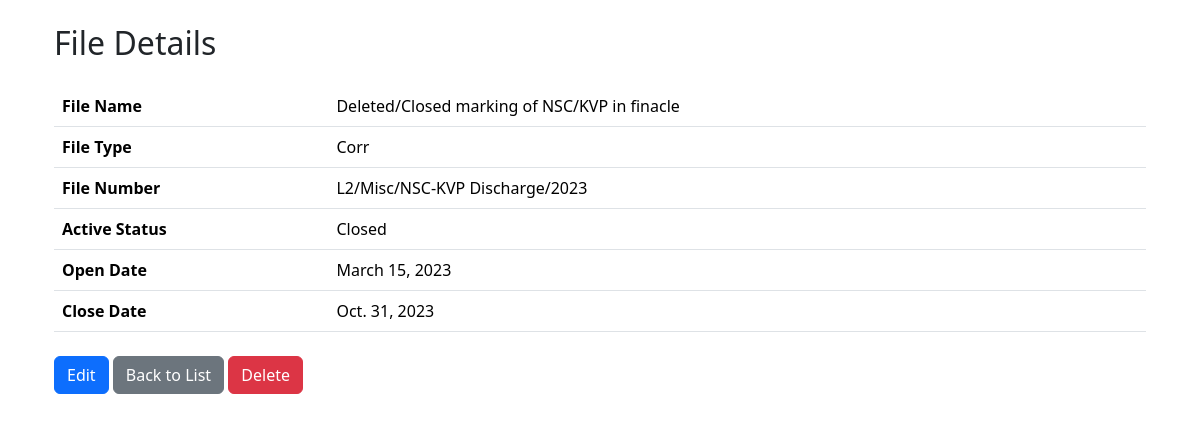
The app's page /fs/view/1/ with its own data.
### fs/models.py (models this page shows, shortened)
class FileInfo(models.Model):
    FILE_TYPE_CHOICES = [
        ('Corr', 'Correspondence'),
        ('Saction', 'Sanction'),
        ('L-Case', 'Legal Case'),
        ('CashConveyance', 'Cash Conveyance'),
        ('Duplicate', 'Duplicate'),
        ('DeceasedClaim', 'Deceased Claim'),
        ('CourtCase', 'Court Case'),
        ('Statement', 'Statement'),
    ]
    FILE_STATUS_ACTIVE = 'Active'
    FILE_STATUS_CLOSED = 'Closed'
    FILE_STATUS_CHOICES = [
        (FILE_STATUS_ACTIVE, 'Active'),
        (FILE_STATUS_CLOSED, 'Closed'),
    ]
    FileSl = models.IntegerField(default=0)
    FileType = models.CharField(max_length=15, choices=FILE_TYPE_CHOICES)
    FileName = models.CharField(max_length=255)
    FileNo = models.CharField(max_length=50, null=True, blank=True)
    ActiveStatus = models.CharField(max_length=10, choices=FILE_STATUS_CHOICES, default=FILE_STATUS_ACTIVE)
    OpenDate = models.DateField()
    CloseDate = models.DateField(null=True, blank=True)
    RelatedOffice = models.CharField(max_length=100)
    FileLocation = models.CharField(max_length=10)
    WordFile = models.FileField(upload_to='word_files/', null=True, blank=True)

### fs/views.py (the view)
# urls.py: path('view/<int:file_id>/', ViewFileView.as_view(), name='view_file'),
class ViewFileView(View):
    template_name = 'fs/view_file.html'
    def get(self, request, file_id):
        file = get_object_or_404(FileInfo, id=file_id)
        return render(request, self.template_name, {'file': file})

### templates/fs/view_file.html (shortened to what this page needs)
{% extends 'fs/base.html' %}
{% block content %}
    <div class="container mt-4">
        <h2 class="mb-4">File Details</h2>
        <table class="table">
            <tr>
                <th>File Name</th>
                <td>{{ file.FileName }}</td>
            </tr>
            <tr>
                <th>File Type</th>
                <td>{{ file.FileType }}</td>
            </tr>
            <tr>
                <th>File Number</th>
                <td>{{ file.FileNo }}</td>
            </tr>
            <tr>
                <th>Active Status</th>
                <td>{{ file.ActiveStatus }}</td>
            </tr>
            <tr>
                <th>Open Date</th>
                <td>{{ file.OpenDate }}</td>
            </tr>
            <tr>
                <th>Close Date</th>
                <td>{{ file.CloseDate }}</td>
            </tr>
        </table>
        <div class="mt-4">
            <a href="{% url 'fs:edit_file' file_id=file.id %}" class="btn btn-primary">Edit</a>
            <a href="{% url 'fs:view_file_list' %}" class="btn btn-secondary">Back to List</a>
            <a href="{% url 'fs:delete_file' file_id=file.id %}" class="btn btn-danger">Delete</a>
        </div>
    </div>
{% endblock %}

### records on screen
FileInfo: FileName "Deleted/Closed marking of NSC/KVP in finacle", FileType "Corr", FileNo "L2/Misc/NSC-KVP Discharge/2023", ActiveStatus "Closed", OpenDate "March 15, 2023", CloseDate "Oct. 31, 2023"
